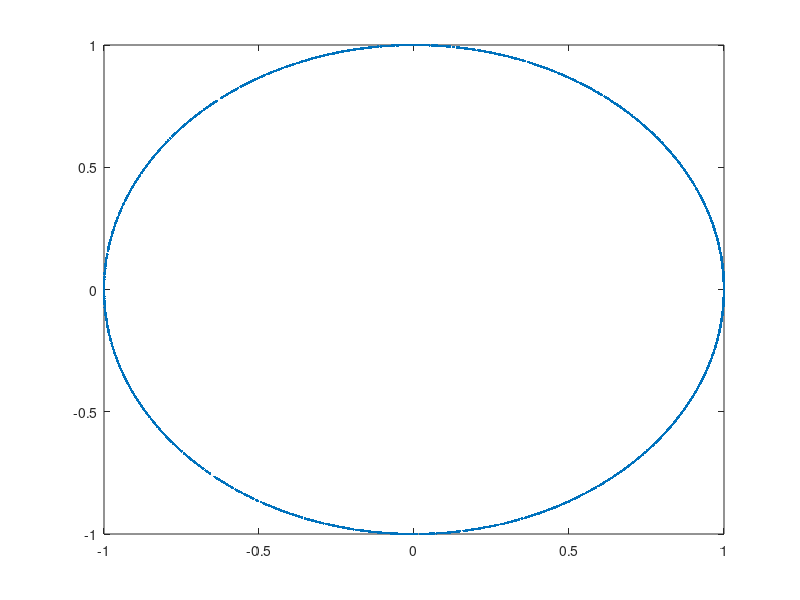

Here is the MATLAB script that generated this plot: (Note: a time limit stopped this script after it produced the figure.)
N=3000;
theta=[0:1/N:(N-1)/N].^2*pi*2;
theta=theta.*sign(rand(1,N)-0.5);
X=[cos(theta);sin(theta)];

saveas(plot(X(1,:),X(2,:),'.'),'temp.fig')


Y=repmat(sum(X.^2,1),N,1)+repmat(sum(X.^2,1),N,1)'-2*X'*X;
Y=exp(-Y/0.02);
sumY=sum(Y,2);
Z=diag(sumY.^-1)*Y*diag(sumY.^-1);
sumZ=sum(Z,2);
Z=diag(sumZ.^-0.5)*Z*diag(sumZ.^-0.5);

[U,S]=svd(Z);
diag(S(1:10,1:10))
X1=U(:,1:2)*(S(1:2,1:2).^0.5);
Y1=zeros(size(X1));
U1=Y1;
for i=1:N
Y1(i,:)=X1(i,:)/norm(X1(i,:));
end
for i=1:N
U1(i,:)=U(i,1:2)/norm(U(i,1:2));
end
saveas(plot(X1(:,1),X1(:,2),'.'),'temp1.fig')
saveas(plot(Y1(:,1),Y1(:,2),'.'),'temp2.fig')
saveas(plot(U(:,1),U(:,2),'.'),'temp3.fig')
saveas(plot(U1(:,1),U1(:,2),'.'),'temp4.fig')
